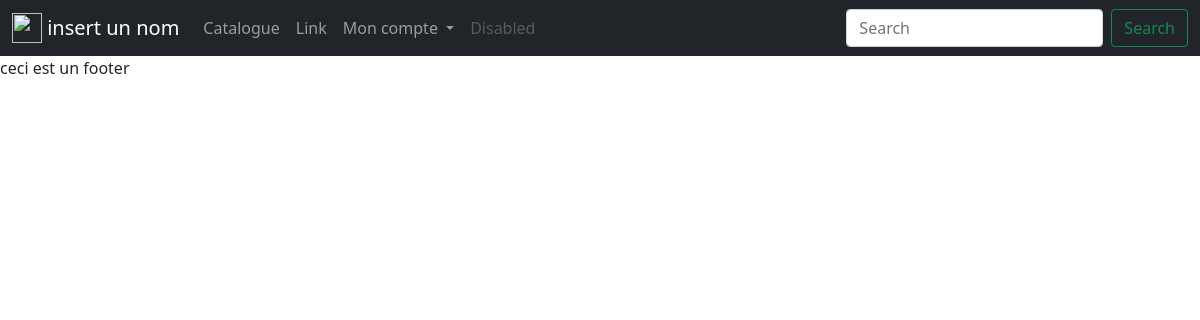
The app's page /manga, older data.
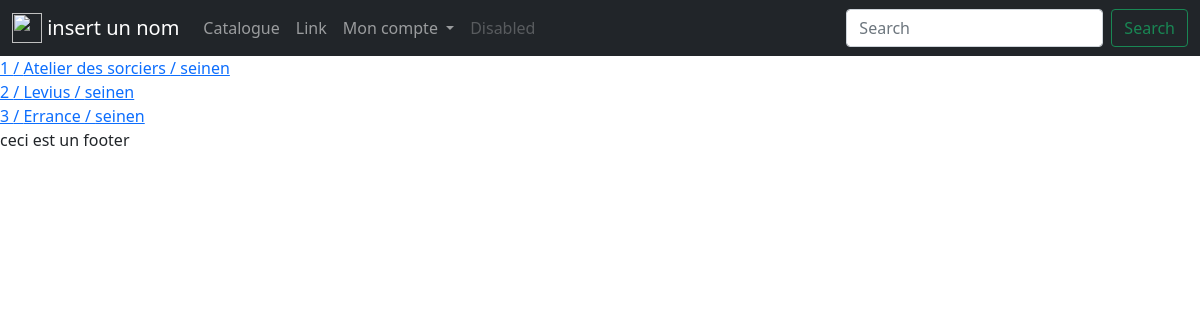
The same page, newer data.
### tables this page shows
CREATE TABLE IF NOT EXISTS manga(
    id INTEGER PRIMARY KEY AUTO_INCREMENT,
    titre VARCHAR(255),
    dessinateur VARCHAR(255),
    scenariste VARCHAR(255),
    editeur_oeuvre_origine VARCHAR(255),
    id_categorie INTEGER,
    id_etat INTEGER,
    FOREIGN KEY (id_categorie)
	REFERENCES  categorie(id) ON UPDATE CASCADE ON DELETE  NO ACTION,
    FOREIGN KEY (id_etat)
	REFERENCES etat(id) ON UPDATE CASCADE ON DELETE NO ACTION
);

CREATE TABLE IF NOT EXISTS categorie(
    id INTEGER PRIMARY KEY AUTO_INCREMENT,
    categorie VARCHAR(255)
);

### model/Connection.php (called while the page is built)
<?php
class Connection {
    public static function getPDO():PDO
    {
         return new PDO(DBDSN,DBUSERNAME,DBPASSWORD,[
            PDO::ATTR_ERRMODE=>PDO::ERRMODE_EXCEPTION
        ]);
    }
}

### model/Sql.php (called while the page is built, shortened)
<?php
abstract class Sql{
    public function __construct(){
        $this->pdo = Connection::getPDO();
    }
}

### model/SqlManga.php (called while the page is built, shortened)
<?php
class SqlManga extends Sql{
    protected $class=Manga::class;
    public function all(){
    $sql="SELECT i.id,i.titre,i.dessinateur,i.scenariste,c.categorie
        FROM manga AS i,categorie AS c
        WHERE i.id_categorie=c.id";
    $query=$this->pdo->query($sql);
    $query->setFetchMode(PDO::FETCH_CLASS, $this->class);
    $result= $query->fetchAll();
    return $result;
    }
}

### model/Manga.php (the view, shortened to what this page needs)
<?php
class Manga
{
    private $id;
    private $titre;
    private $categorie;
    public function __toString(){
        return $this->getId(). " / ". $this->getTitre() . " / ". $this->getCategorie()."</br>";
    }
    public function getTitreUrl(){
        return  str_replace(" ", "-", $this->titre);
    }
    public function getCategorie()
    {
        return $this->categorie;
    }
    public function getTitre()
    {
        return $this->titre;
    }
    public function getId()
    {
        return $this->id;
    }
}

### view/header.php (shortened to what this page needs)
<!DOCTYPE html>
<html lang="en">
<head>
    <link href="https://cdn.jsdelivr.net/npm/bootstrap@5.0.0-beta1/dist/css/bootstrap.min.css" rel="stylesheet">
</head>
<body>
    <nav class="navbar navbar-expand-lg navbar-dark bg-dark">
  <div class="container-fluid">
  <a class="navbar-brand" href="<?=ROOT_PATH?>">
        <img src="logo.jpg" width="30" height="30" class="d-inline-block align-top" alt="">
            insert un nom
        </a>
    <div class="collapse navbar-collapse" id="navbarSupportedContent">
      <ul class="navbar-nav me-auto mb-2 mb-lg-0">
        <li class="nav-item">
            <a class="nav-link" href="<?=ROOT_PATH?>manga">Catalogue</a>
        </li>
        <li class="nav-item">
          <a class="nav-link" href="#">Link</a>
        </li>
        <li class="nav-item dropdown">
          <a class="nav-link dropdown-toggle" href="#" id="navbarDropdown" role="button" data-bs-toggle="dropdown" aria-expanded="false">
            Mon compte
          </a>
        </li>
        <li class="nav-item">
          <a class="nav-link disabled" href="#" tabindex="-1" aria-disabled="true">Disabled</a>
        </li>
      </ul>
      <form class="d-flex">
        <input class="form-control me-2" type="search" placeholder="Search" aria-label="Search">
        <button class="btn btn-outline-success" type="submit">Search</button>
      </form>
    </div>
  </div>
</nav>

### view/footer.php (shortened to what this page needs)
<footer>
ceci est un footer
</footer>
</body>
</html>

### index.php (shortened to what this page needs)
<?php
require_once("model/Manga.php");
require_once("model/Connection.php");
require_once('model/Sql.php');
require_once('model/SqlManga.php');
$file = 'control/'.REQ_TYPE.'.php';
require_once('view/header.php');
if(file_exists($file)){
    require $file;
}
else {
    require 'view/404.php';
}
require_once('view/footer.php');
?>

### control/manga.php
<?php
if(REQ_ACTION){
    $sqlManga=new SqlManga();
    $manga=$sqlManga->selectTitre(REQ_TYPE_ID);
    $sqlMangaDetail=new SqlMangaDetail();
    $detail=$sqlMangaDetail->selectTome($manga->getId(),REQ_ACTION);
    include('view/mangaDetailNumber.php');
}
else if (REQ_TYPE_ID){
    $sqlManga=new SqlManga();
    $manga=$sqlManga->selectTitre(REQ_TYPE_ID);
    $sqlMangaDetail=new SqlMangaDetail();
    $detail=$sqlMangaDetail->all($manga->getId());
    include('view/mangaDetail.php');
}else if(REQ_TYPE) {
    $SqlManga=new SqlManga();
    $mangas=$SqlManga->all();
    include('view/manga.php');
}

### view/manga.php
<?php
foreach($mangas as $list)
    {
        echo '<a href='.REQ_TYPE.'/'.$list->getTitreUrl().'>'.$list."</a>";
    }

Row changes from the older to the newer data that the page shows:
added manga: id "1", titre "Atelier des sorciers", id_categorie.categorie "seinen"
added manga: id "2", titre "Levius", id_categorie.categorie "seinen"
added manga: id "3", titre "Errance", id_categorie.categorie "seinen"
